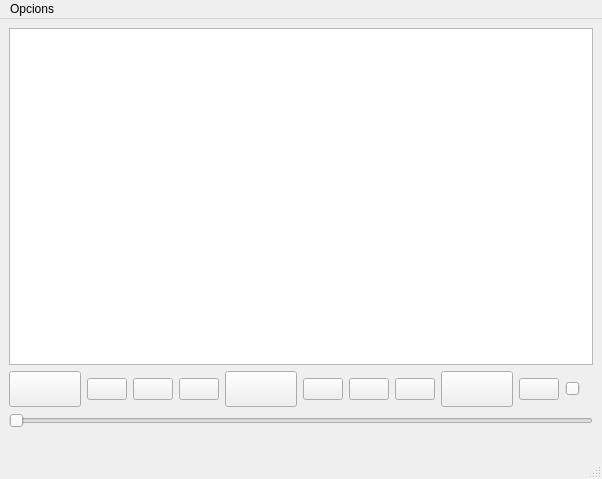
<?xml version="1.0" encoding="UTF-8"?>
<ui version="4.0">
 <class>MainWindow</class>
 <widget class="QMainWindow" name="MainWindow">
  <property name="geometry">
   <rect>
    <x>0</x>
    <y>0</y>
    <width>576</width>
    <height>479</height>
   </rect>
  </property>
  <property name="font">
   <font>
    <pointsize>9</pointsize>
   </font>
  </property>
  <property name="windowTitle">
   <string>WeMusic</string>
  </property>
  <property name="windowIcon">
   <iconset resource="icons.qrc">
    <normaloff>:/icons/headphones.png</normaloff>:/icons/headphones.png</iconset>
  </property>
  <widget class="QWidget" name="centralwidget">
   <layout class="QGridLayout" name="gridLayout_2">
    <item row="0" column="0">
     <layout class="QGridLayout" name="gridLayout">
      <item row="3" column="0">
       <widget class="QSlider" name="positionSlider">
        <property name="maximum">
         <number>100</number>
        </property>
        <property name="orientation">
         <enum>Qt::Horizontal</enum>
        </property>
       </widget>
      </item>
      <item row="0" column="0">
       <widget class="QListWidget" name="playlistWidget"/>
      </item>
      <item row="2" column="0">
       <layout class="QHBoxLayout" name="horizontalLayout_2">
        <item>
         <widget class="QPushButton" name="stop">
          <property name="font">
           <font>
            <pointsize>18</pointsize>
           </font>
          </property>
          <property name="text">
           <string/>
          </property>
          <property name="icon">
           <iconset resource="icons.qrc">
            <normaloff>:/icons/stop2.png</normaloff>:/icons/stop2.png</iconset>
          </property>
         </widget>
        </item>
        <item>
         <widget class="QPushButton" name="sequencial">
          <property name="text">
           <string/>
          </property>
          <property name="icon">
           <iconset resource="icons.qrc">
            <normaloff>:/icons/shuffle.png</normaloff>:/icons/shuffle.png</iconset>
          </property>
         </widget>
        </item>
        <item>
         <widget class="QPushButton" name="previous">
          <property name="text">
           <string/>
          </property>
          <property name="icon">
           <iconset resource="icons.qrc">
            <normaloff>:/icons/previous2.png</normaloff>:/icons/previous2.png</iconset>
          </property>
         </widget>
        </item>
        <item>
         <widget class="QPushButton" name="menys">
          <property name="text">
           <string/>
          </property>
          <property name="icon">
           <iconset resource="icons.qrc">
            <normaloff>:/icons/backward2.png</normaloff>:/icons/backward2.png</iconset>
          </property>
         </widget>
        </item>
        <item>
         <widget class="QPushButton" name="play">
          <property name="font">
           <font>
            <pointsize>18</pointsize>
           </font>
          </property>
          <property name="cursor">
           <cursorShape>ArrowCursor</cursorShape>
          </property>
          <property name="text">
           <string/>
          </property>
          <property name="icon">
           <iconset resource="icons.qrc">
            <normaloff>:/icons/play3.png</normaloff>:/icons/play3.png</iconset>
          </property>
         </widget>
        </item>
        <item>
         <widget class="QPushButton" name="mes">
          <property name="text">
           <string/>
          </property>
          <property name="icon">
           <iconset resource="icons.qrc">
            <normaloff>:/icons/forward3.png</normaloff>:/icons/forward3.png</iconset>
          </property>
         </widget>
        </item>
        <item>
         <widget class="QPushButton" name="next">
          <property name="text">
           <string/>
          </property>
          <property name="icon">
           <iconset resource="icons.qrc">
            <normaloff>:/icons/next2.png</normaloff>:/icons/next2.png</iconset>
          </property>
         </widget>
        </item>
        <item>
         <widget class="QPushButton" name="bucle">
          <property name="text">
           <string/>
          </property>
          <property name="icon">
           <iconset resource="icons.qrc">
            <normaloff>:/icons/loop.png</normaloff>:/icons/loop.png</iconset>
          </property>
         </widget>
        </item>
        <item>
         <widget class="QPushButton" name="afegirMusica">
          <property name="font">
           <font>
            <pointsize>18</pointsize>
           </font>
          </property>
          <property name="text">
           <string/>
          </property>
          <property name="icon">
           <iconset resource="icons.qrc">
            <normaloff>:/icons/plus.png</normaloff>:/icons/plus.png</iconset>
          </property>
         </widget>
        </item>
        <item>
         <widget class="QPushButton" name="remove">
          <property name="text">
           <string/>
          </property>
          <property name="icon">
           <iconset resource="icons.qrc">
            <normaloff>:/icons/delete.png</normaloff>:/icons/delete.png</iconset>
          </property>
         </widget>
        </item>
        <item>
         <spacer name="horizontalSpacer">
          <property name="orientation">
           <enum>Qt::Horizontal</enum>
          </property>
          <property name="sizeHint" stdset="0">
           <size>
            <width>40</width>
            <height>20</height>
           </size>
          </property>
         </spacer>
        </item>
        <item>
         <widget class="QSlider" name="volumeSlider">
          <property name="maximum">
           <number>100</number>
          </property>
          <property name="value">
           <number>50</number>
          </property>
          <property name="orientation">
           <enum>Qt::Horizontal</enum>
          </property>
         </widget>
        </item>
        <item>
         <widget class="QLabel" name="volum">
          <property name="text">
           <string/>
          </property>
          <property name="pixmap">
           <pixmap resource="icons.qrc">:/icons/volume-medium.png</pixmap>
          </property>
         </widget>
        </item>
       </layout>
      </item>
     </layout>
    </item>
    <item row="1" column="0">
     <widget class="QLabel" name="canco">
      <property name="text">
       <string/>
      </property>
      <property name="wordWrap">
       <bool>false</bool>
      </property>
     </widget>
    </item>
   </layout>
  </widget>
  <widget class="QMenuBar" name="menubar">
   <property name="geometry">
    <rect>
     <x>0</x>
     <y>0</y>
     <width>576</width>
     <height>22</height>
    </rect>
   </property>
   <widget class="QMenu" name="menuPolla">
    <property name="title">
     <string>Opcions</string>
    </property>
    <widget class="QMenu" name="menuModes">
     <property name="title">
      <string>Modes</string>
     </property>
     <addaction name="actionBucle"/>
     <addaction name="actionAleatori"/>
    </widget>
    <addaction name="actionInsertar_Can"/>
    <addaction name="separator"/>
    <addaction name="menuModes"/>
    <addaction name="separator"/>
    <addaction name="actionAjuda"/>
    <addaction name="separator"/>
    <addaction name="actionSortir"/>
   </widget>
   <addaction name="menuPolla"/>
  </widget>
  <widget class="QStatusBar" name="statusbar"/>
  <action name="actionno_para">
   <property name="text">
    <string>no para</string>
   </property>
  </action>
  <action name="actionfile_o_edit_o_jo_que_se">
   <property name="text">
    <string>file o edit o jo que se</string>
   </property>
  </action>
  <action name="actionsortir">
   <property name="text">
    <string>sortir</string>
   </property>
  </action>
  <action name="actionva_parar">
   <property name="text">
    <string>va parar</string>
   </property>
  </action>
  <action name="actionInsertar_Can">
   <property name="text">
    <string>Insertar Cançó</string>
   </property>
  </action>
  <action name="actionSortir">
   <property name="text">
    <string>Sortir</string>
   </property>
  </action>
  <action name="actionBucle">
   <property name="checkable">
    <bool>true</bool>
   </property>
   <property name="icon">
    <iconset resource="icons.qrc">
     <normaloff>:/icons/loop.png</normaloff>:/icons/loop.png</iconset>
   </property>
   <property name="text">
    <string>Bucle</string>
   </property>
  </action>
  <action name="actionAleatori">
   <property name="checkable">
    <bool>true</bool>
   </property>
   <property name="icon">
    <iconset resource="icons.qrc">
     <normaloff>:/icons/shuffle.png</normaloff>:/icons/shuffle.png</iconset>
   </property>
   <property name="text">
    <string>Aleatori</string>
   </property>
  </action>
  <action name="actionReproduir_Pausar">
   <property name="icon">
    <iconset resource="icons.qrc">
     <normaloff>:/icons/pause2.png</normaloff>:/icons/pause2.png</iconset>
   </property>
   <property name="text">
    <string>Pausar</string>
   </property>
  </action>
  <action name="actionAjuda">
   <property name="text">
    <string>Ajuda</string>
   </property>
  </action>
 </widget>
 <resources>
  <include location="icons.qrc"/>
 </resources>
 <connections/>
</ui>
